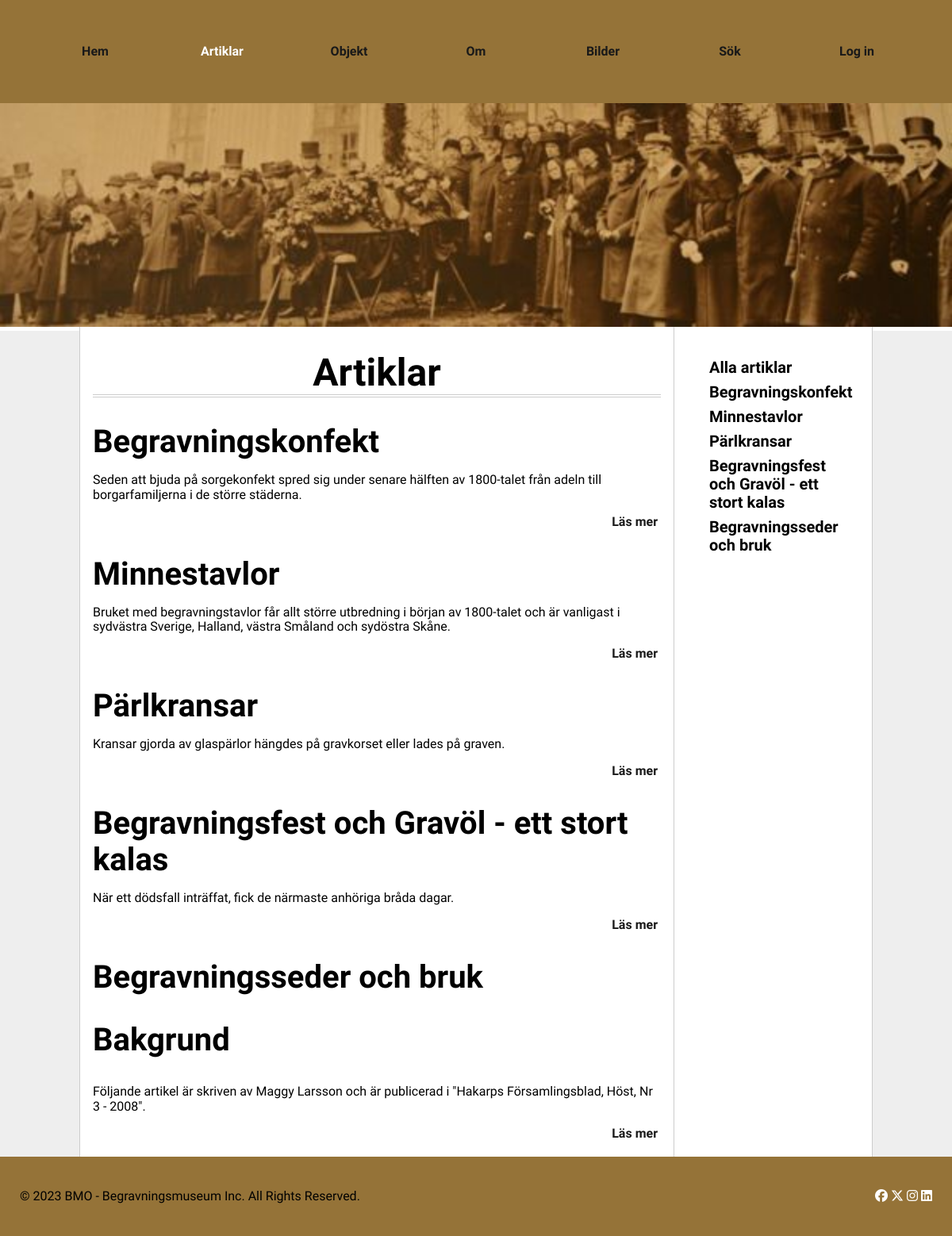
Screenshot of /public/articles.php with the database file from the repository.
### tables this page shows
CREATE TABLE "Article" ("id" INTEGER PRIMARY KEY  AUTOINCREMENT  NOT NULL  UNIQUE , "category" TEXT, "title" TEXT, "content" TEXT, "author" TEXT, "pubdate" DATETIME NOT NULL  DEFAULT CURRENT_DATE);

### public/articles.php (called while the page is built, shortened)
<?php
include('../view/header.php');
$dsn = getDsnToDatabaseFile("bmo.sqlite");
$db = connectToDatabase($dsn);
$sql = <<<EOD
SELECT
    rowid,
    *
FROM Article
WHERE
    category IN ('article', 'maggy')
;
EOD;
$stmt = $db->prepare($sql);
$stmt->execute();
$allResults = $stmt->fetchAll();
include('../view/crud/articles_view.php');
include('../view/footer.php');

### view/crud/articles_view.php (the view)
<div class="two-col-layout">
    <main class="main">
        <article class="article">
        <h1>Artiklar</h1>
        <?php
        foreach ($allResults as $row) : ?>
            <h2 class="article-h2"><?=$row['title']?></h2>
                    <?php
                        $content = $row['content'];
                        $first_sentence = substr($content, 0, strpos($content, '.'));
                    ?>
                <p><?= $first_sentence ?>.</p>
                <a class="articles-a" href="article.php?id=<?= $row['id'] ?>">Läs mer <i class="fa-regular fa-arrow-up-right"></i></a>
        <?php endforeach ?>
        </article>
    </main>
    <aside class="aside">
        <?php
            include("article_nav.php");
        ?>
    </aside>
</div>

### public/article_nav.php (shortened to what this page needs)
<?php
    $sql = <<<EOD
    SELECT
        rowid,
        *
    FROM Article
    ;
    EOD;
    $stmt = $db->prepare($sql);
    $stmt->execute();
    $allResults = $stmt->fetchAll();
?>
<ul>
    <li><a class="block" href="articles.php">Alla artiklar</a></li>
    <?php foreach ($allResults as $article) :?>
        <?php
        if ($article['category'] !== "about") {
            ?>
                <li><a class="block" href="article.php?id=<?= $article['id'] ?>"><?= $article["title"] ?></a></li>
        <?php }
        ?>
    <?php endforeach; ?>
</ul>

### public/css/init.css (style rules this page uses)
html { box-sizing: border-box; }
*, *:before, *:after { box-sizing: inherit; }
html { line-height: 1.15; }
body { margin: 0px auto; overflow-y: scroll; }

### public/css/articles.css (style rules this page uses)
.article-h2 { margin-bottom: 0px; }
.articles-a { display: block; text-align: right; text-decoration: none; color: #191919; font-weight: 600; }

### public/css/main.css (style rules this page uses)
body { background-color: #eee; }
.main { margin: 0 auto; max-width: 1000px; }
.article { overflow: auto; background: #fff; border-left: 1px solid #ccc; border-right: 1px solid #ccc; padding-left: 1em; padding-right: 1em; padding-bottom: 20px; }
.article h1 { border-bottom: 4px double #ccc; }
.main, .main .article { min-height: 20em; }
.aside { background-color: #fff; border-right: 1px solid #ccc; padding-left: 1em; padding-right: 1em; padding-top: 24px; }
aside li { list-style: none; margin: 0.5em; }
aside ul { padding-inline-start: 20px; }
aside li a { text-decoration: none; color: black; font-size: 20px; font-weight: bold; }
.block { display: block; }

### public/css/two_column_layout.css (style rules this page uses)
.two-col-layout { display: flex; flex-direction: row; justify-content: space-between; max-width: 1000px; margin: 0 auto; }
.two-col-layout > .main { width: calc(100% / 16 * 12); }
.two-col-layout > .aside { width: calc(100% / 16 * 4); }

### public/css/objects.css (style rules this page uses)
h1 { margin: 30px auto; text-align: center; }

### rows the page displays
article: title "Begravningskonfekt", content "Seden att bjuda på sorgekonfekt spred sig under senare hälften av 1800-talet från adeln till borgarfamiljerna i de större städerna"
article: title "Minnestavlor", content "Bruket med begravningstavlor får allt större utbredning i början av 1800-talet och är vanligast i sydvästra Sverige, Halland, västra Småland och sydöstra Skåne"
article: title "Pärlkransar", content "Kransar gjorda av glaspärlor hängdes på gravkorset eller lades på graven"
article: title "Begravningsfest och Gravöl - ett stort kalas", content "När ett dödsfall inträffat, fick de närmaste anhöriga bråda dagar"
article: title "Begravningsseder och bruk", content "Bakgrund Följande artikel är skriven av Maggy Larsson och är publicerad i \"Hakarps Församlingsblad, Höst, Nr 3 - 2008\""
